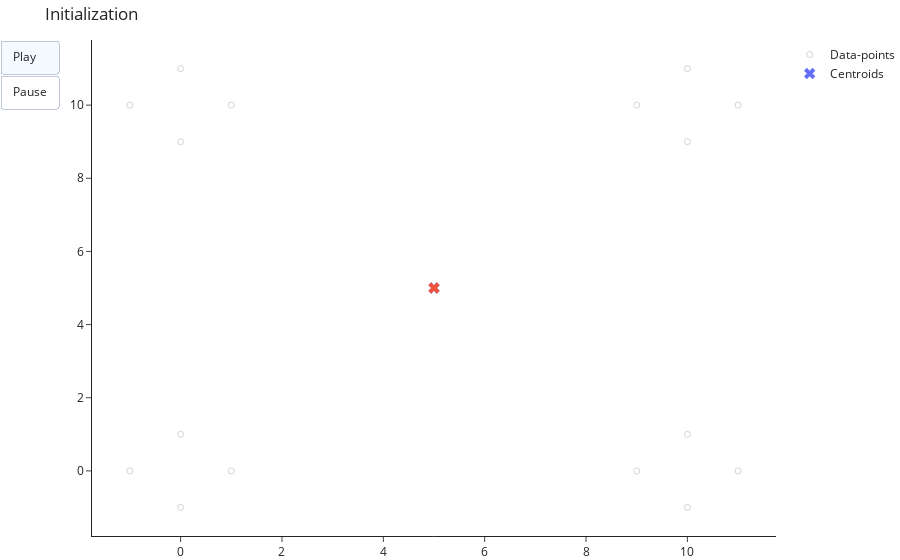

Notebook code for this chart:
### Markdown cell above
### Multiple Optimal Solutions Scenario
Using a similar dataset to the one above, we will show how for a given centroids choice the algorithm could converge to more than a single solution. Notice that if the `min`/`argmin` operations are stable then as long as the data-points are given in the same order, only one of the optimal solutions will be returned.

### Code cell
X = np.array([[-1,0,0,1],[0,-1,1,0]]).T
X = np.concatenate([X + [0, 0], X + [10, 10], X + [10, 0], X + [0, 10]])

centroids = np.array([[5,5],[5,5]])

animate_kmeans(X, K_Means(initial_centroids=centroids, tie_breaking="random").fit(X), 
               frame_duration=500, save_to="../kmeans-multiple-a.gif")
animate_kmeans(X, K_Means(initial_centroids=centroids, tie_breaking="random").fit(X), 
               frame_duration=500, save_to="../kmeans-multiple-b.gif")

### Figure 1 — Plotly figure (JSON) as saved in the notebook; plotly's stock layout.template omitted (floating-point values rounded to 4 significant figures)
{"data": [{"marker": {"color": ["lightgrey", "lightgrey", "lightgrey", "lightgrey", "lightgrey", "lightgrey", "lightgrey", "lightgrey", "lightgrey", "lightgrey", "lightgrey", "lightgrey", "lightgrey", "lightgrey", "lightgrey", "lightgrey"], "symbol": "circle-open"}, "mode": "markers", "name": "Data-points", "type": "scatter", "x": [-1, 0, 0, 1, 9, 10, 10, 11, 9, 10, 10, 11, -1, 0, 0, 1], "y": [0, -1, 1, 0, 10, 9, 11, 10, 0, -1, 1, 0, 10, 9, 11, 10]}, {"marker": {"color": ["#636EFA", "#EF553B", "#00CC96", "#AB63FA", "#FFA15A", "#19D3F3", "#FF6692", "#B6E880", "#FF97FF", "#FECB52"], "size": 10, "symbol": "x"}, "mode": "markers", "name": "Centroids", "type": "scatter", "x": [5, 5], "y": [5, 5]}], "layout": {"title": {"text": "Initialization"}, "updatemenus": [{"buttons": [{"args": [null, {"frame": {"duration": 500}}], "label": "Play", "method": "animate"}, {"args": [[null], {"frame": {"duration": 0, "redraw": false}, "mode": "immediate", "transition": {"duration": 0}}], "label": "Pause", "method": "animate"}], "type": "buttons", "visible": true}]}}
